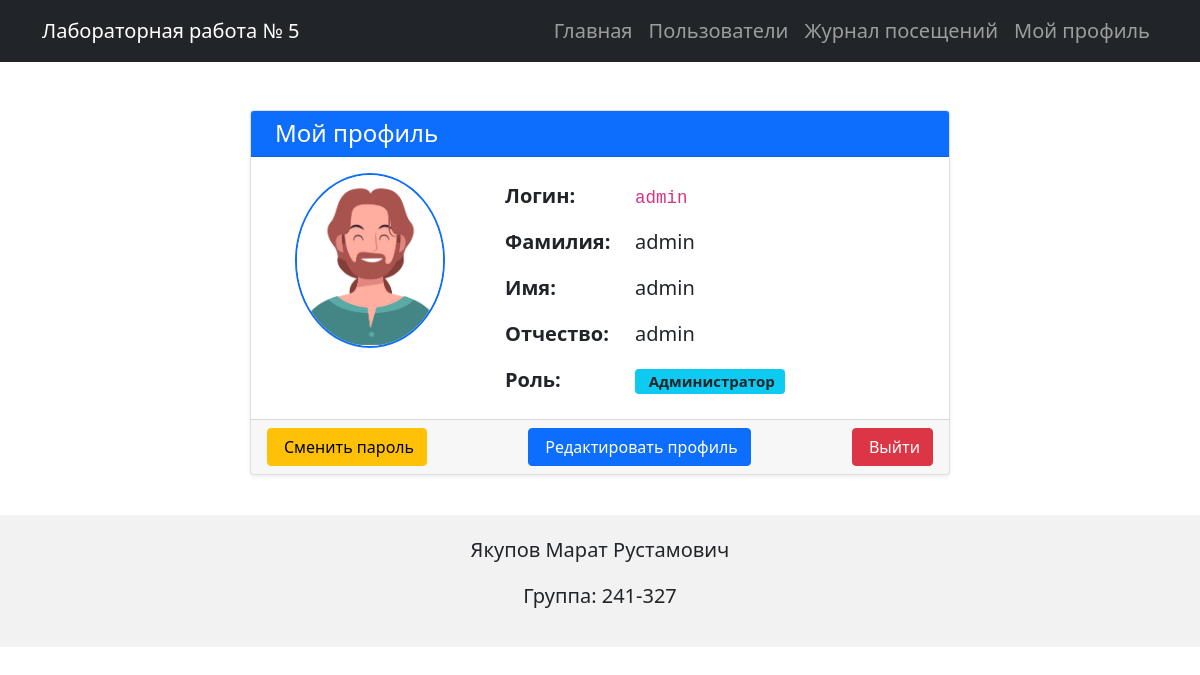
Screenshot of /profile (signed in) with the database file from the repository.
### models.py (models this page shows, shortened)
class User(db.Model, UserMixin):
    __tablename__ = 'users'
    id = db.Column(db.Integer, primary_key=True)
    login = db.Column(db.String(64), unique=True, nullable=False)
    password_hash = db.Column(db.String(128), nullable=False)
    first_name = db.Column(db.String(64))
    last_name = db.Column(db.String(64), nullable=False)
    patronymic = db.Column(db.String(64))
    role_id = db.Column(db.Integer, db.ForeignKey('role.id'))
    created_at = db.Column(db.DateTime, default=datetime.now)
    role = db.relationship('Role', back_populates='users')
    visits = db.relationship('VisitLog', back_populates='user', lazy='dynamic')

class Role(db.Model):
    id = db.Column(db.Integer, primary_key=True)
    name = db.Column(db.String(64), nullable=False)
    description = db.Column(db.String(256))
    users = db.relationship('User', back_populates='role', lazy='dynamic')

### views.py (the view)
@login_required
def profile():
    return render_template("profile/profile.html")

### app.py (called while the page is built)
@login_manager.user_loader
def load_user(user_id):
    return User.query.get(int(user_id))

@app.before_request
def log_visit():
    if request.endpoint == 'static':
        return
    user_id = current_user.id if current_user.is_authenticated else None
    db.session.add(VisitLog(path=request.path, user_id=user_id))
    db.session.commit()

### templates/profile/profile.html (shortened to what this page needs)
{% extends "base.html" %}
{% block content %}
<div class="container mt-5">
    <div class="card shadow-sm mx-auto" style="max-width: 700px;">
        <div class="card-header bg-primary text-white d-flex align-items-center">
            <h4 class="mb-0">Мой профиль</h4>
        </div>
        <div class="card-body">
            <div class="row">
                <div class="col-md-4 text-center mb-3">
                    <img src="{{ url_for('static', filename='images/avatar.jpg') }}"
                         class="rounded-circle img-fluid border border-2 border-primary"
                         alt="Avatar" style="max-width: 150px;">
                </div>
                <div class="col-md-8">
                    <table class="table table-borderless mb-0 fs-5">
                        <tbody>
                            <tr>
                                <th scope="row" style="width: 130px;">Логин:</th>
                                <td><code>{{ current_user.login }}</code></td>
                            </tr>
                            <tr>
                                <th>Фамилия:</th>
                                <td>{{ current_user.last_name or '—' }}</td>
                            </tr>
                            <tr>
                                <th>Имя:</th>
                                <td>{{ current_user.first_name or '—' }}</td>
                            </tr>
                            <tr>
                                <th>Отчество:</th>
                                <td>{{ current_user.patronymic or '—' }}</td>
                            </tr>
                            <tr>
                                <th>Роль:</th>
                                <td>
                                    {% if current_user.role %}
                                        <span class="badge bg-info text-dark">
                                             {{ current_user.role.name }}
                                        </span>
                                    {% else %}
                                        <span class="text-muted">—</span>
                                    {% endif %}
                                </td>
                            </tr>
                        </tbody>
                    </table>
                </div>
            </div>
        </div>
        <div class="card-footer d-flex justify-content-between">
            <a href="{{ url_for('change_password') }}" class="btn btn-warning">
                 Сменить пароль
            </a>
            <a href="{{ url_for('edit_profile') }}" class="btn btn-primary">
                 Редактировать профиль
            </a>
            <a href="{{ url_for('logout') }}" class="btn btn-danger">
                 Выйти
            </a>
        </div>
    </div>
</div>
{% endblock %}

### static/styles.css (style rules this page uses)
body { font-size: 1.25rem; }

### rows the page displays
User: login "admin", last_name "admin", first_name "admin", patronymic "admin"
Role: role.name "Администратор"
